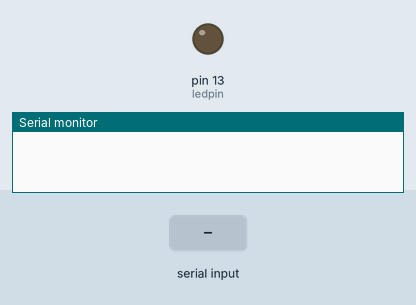
A sketch run on a simulated Arduino Uno, built with avr-gcc and run on an emulated ATmega328P. On the bench: output pins drawn as LEDs (lit = HIGH), the last lines printed to the serial monitor. The inputs (shaded band) are chosen by the test bench.

Above: at 1.2 s.
1.3 s: "1" received over Serial
At 2.3 s:
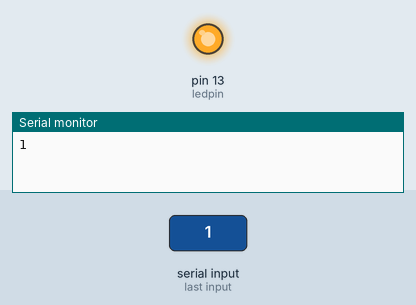
2.9 s: "0" received over Serial
At 3.5 s:
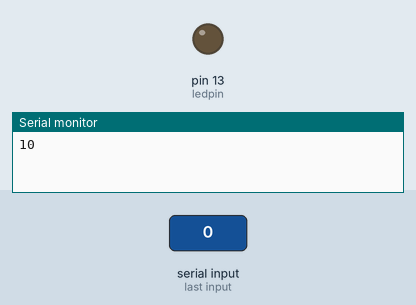
Timing chart, 0 to 5.9 s (numbered marks = the images above; inputs shaded):
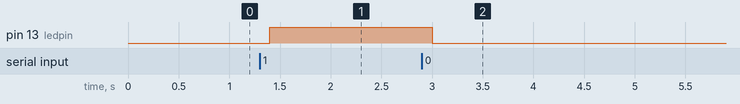

Measured:
- after the input at 1.3 s, pin 13 (ledpin): LOW → HIGH after 0.10 s
- after the input at 2.9 s, pin 13 (ledpin): HIGH → LOW after 0.10 s

The sketch:

bluetooth_test.ino
```cpp
/* Bluetooth Interfacing with Arduino
   Author: Electrofun
   Prerequisites video: https://www.youtube.com/watch?v=3Iha7kBGjHQ&ab_channel=Electrofun
   Video explanation at: https://www.youtube.com/watch?v=sY9rmyxqofM&ab_channel=Electrofun
*/


char data;   //Variable to store the data
int ledpin = 13;   //Declaring the LED pin


void setup() {
  Serial.begin(9600);           //Initializing the Serial Port to Baud rate 9600
  pinMode(ledpin, OUTPUT);      //Defining the Led pin as output
  // put your setup code here, to run once:

}

void loop() {
  if ( Serial.available())     //Checks the availability of Serial port
  {
    data = Serial.read();      // Read the data and stores it in variable
    Serial.print(data);       //Print the received data
  }
  if (data == '1')          //Check if the received character is 1
    digitalWrite(ledpin, HIGH);   //Make the GPIO High
  else if (data == '0')     ////Check if the received character is 0
    digitalWrite(ledpin, LOW);    //Make the GPIO Low

  delay(100);
}
```
